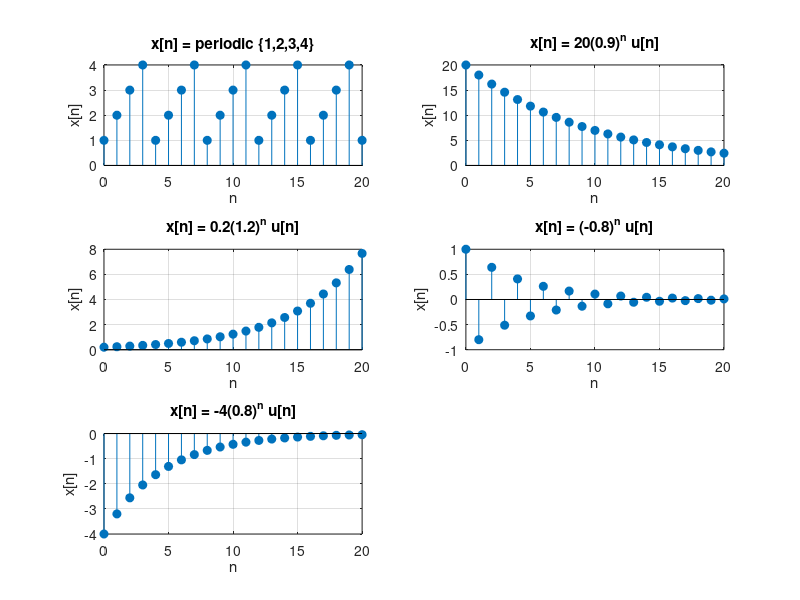

Source code (MATLAB):
n = 0:20;
% Unit step function
u = ones(size(n)); % u[n] = 1 for n >= 0
% 1. Periodic signal: x[n] = ...,1,2,3,4,...
x1 = repmat([1 2 3 4], 1, ceil(length(n)/4));
x1 = x1(1:length(n));
% 2. Exponential decay: x[n] = 20*(0.9)^n * u[n]
x2 = 20 * (0.9).^n .* u;
% 3. Exponential growth: x[n] = 0.2*(1.2)^n * u[n]
x3 = 0.2 * (1.2).^n .* u;
% 4. Alternating decay: x[n] = (-0.8)^n * u[n]
x4 = (-0.8).^n .* u;
% 5. Negative exponential decay: x[n] = -4*(0.8)^n * u[n]
x5 = -4 * (0.8).^n .* u;
% Plotting
figure;
subplot(3,2,1);
stem(n, x1, 'filled');
title('x[n] = periodic \{1,2,3,4\}');
xlabel('n'); ylabel('x[n]');
grid on;
subplot(3,2,2);
stem(n, x2, 'filled');
title('x[n] = 20(0.9)^n u[n]');
xlabel('n'); ylabel('x[n]');
grid on;
subplot(3,2,3);
stem(n, x3, 'filled');
title('x[n] = 0.2(1.2)^n u[n]');
xlabel('n'); ylabel('x[n]');
grid on;
subplot(3,2,4);
stem(n, x4, 'filled');
title('x[n] = (-0.8)^n u[n]');
xlabel('n'); ylabel('x[n]');
grid on;
subplot(3,2,5);
stem(n, x5, 'filled');
title('x[n] = -4(0.8)^n u[n]');
xlabel('n'); ylabel('x[n]');
grid on;